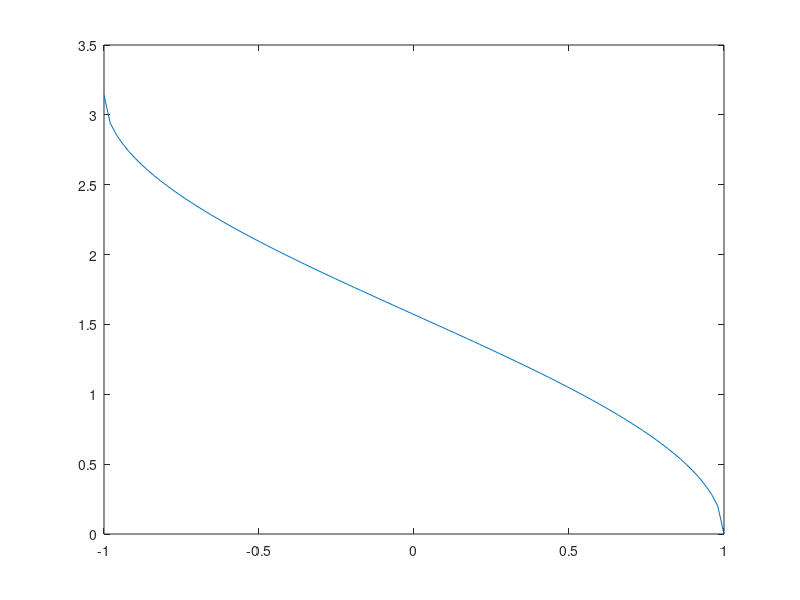

This figure's MATLAB source:
% Regression test function (black blox) for FreeMat v4.0
% This function is autogenerated by helpgen.
function bbtest_success = bbtest_acos
  bbtest_success = 1;
NumErrors = 0;
try
  t = linspace(-1,1);

catch
  NumErrors = NumErrors + 1;
end
try
  plot(t,acos(t))

catch
  NumErrors = NumErrors + 1;
end
try
  mprint('acosplot');

catch
  NumErrors = NumErrors + 1;
end
if (NumErrors ~= 0) bbtest_success = 0; return; end
